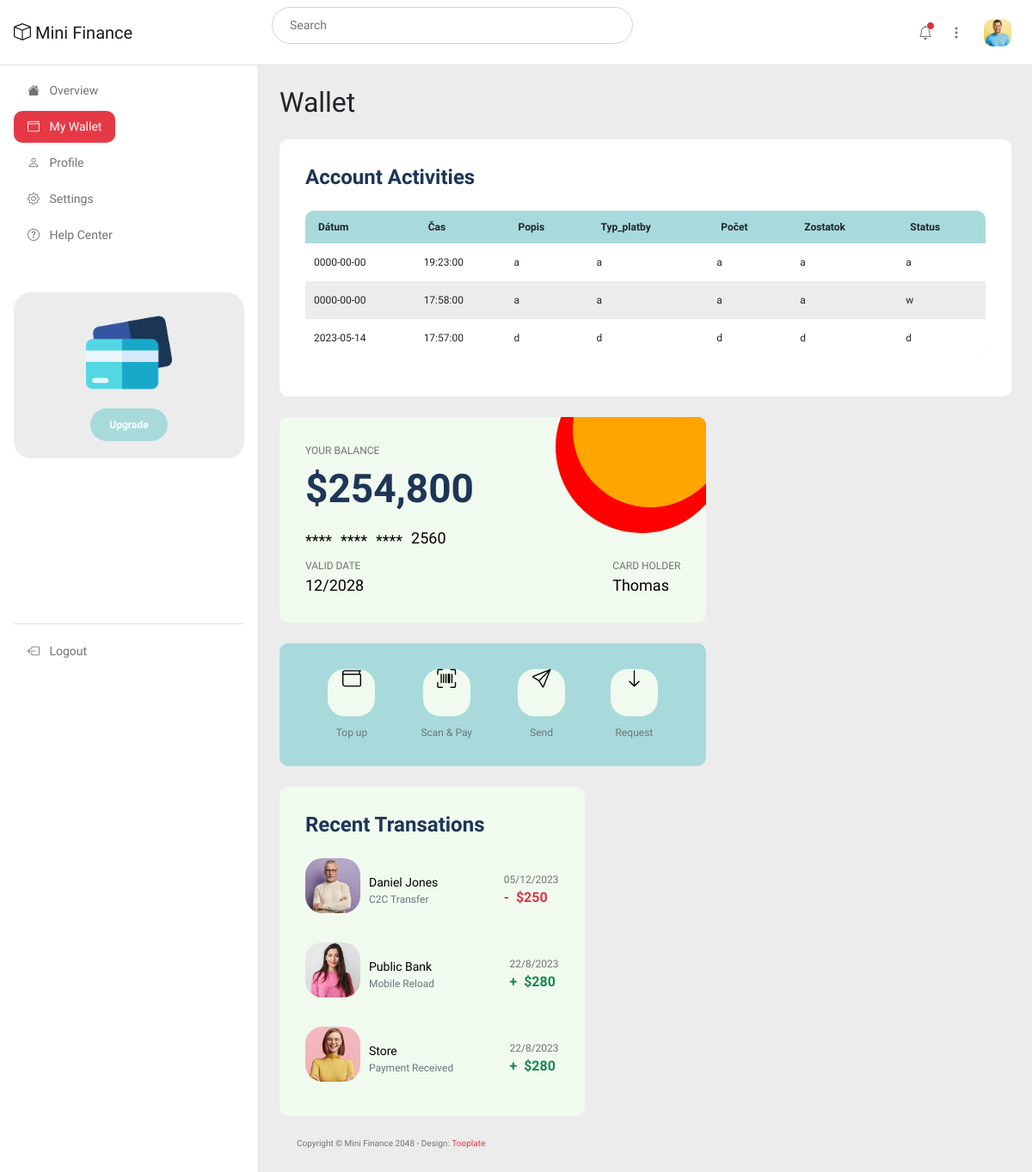
Screenshot of /finance/wallet.php with the database file from the repository.
### tables this page shows
CREATE TABLE `wallet` (
  `id` int(11) NOT NULL,
  `datum` date NOT NULL,
  `cas` time NOT NULL,
  `popis` text NOT NULL,
  `typ_platby` varchar(20) NOT NULL,
  `pocet` varchar(20) NOT NULL,
  `zostatok` varchar(20) NOT NULL,
  `status` varchar(20) NOT NULL
);

### finance/wallet.php (the view, shortened to what this page needs)
<head>
        <link href="css/bootstrap.min.css" rel="stylesheet">
        <link href="css/bootstrap-icons.css" rel="stylesheet">
        <link href="css/apexcharts.css" rel="stylesheet">
        <link href="css/tooplate-mini-finance.css" rel="stylesheet">
    </head>
<?php include('partials/header.php') ?>
        <div class="container-fluid">
            <div class="row">
                <nav id="sidebarMenu" class="col-md-3 col-lg-3 d-md-block sidebar collapse">
                    <div class="position-sticky py-4 px-3 sidebar-sticky">
                        <ul class="nav flex-column h-100">
                            <li class="nav-item">
                                <a class="nav-link" aria-current="page" href="index.php">
                                    <i class="bi-house-fill me-2"></i>
                                    Overview
                                </a>
                            </li>
                            <li class="nav-item">
                                <a class="nav-link active" href="wallet.php">
                                    <i class="bi-wallet me-2"></i>
                                    My Wallet
                                </a>
                            </li>
                            <li class="nav-item">
                                <a class="nav-link" href="profile.php">
                                    <i class="bi-person me-2"></i>
                                    Profile
                                </a>
                            </li>
                            <li class="nav-item">
                                <a class="nav-link" href="setting.php">
                                    <i class="bi-gear me-2"></i>
                                    Settings
                                </a>
                            </li>
                            <li class="nav-item">
                                <a class="nav-link" href="help-center.php">
                                    <i class="bi-question-circle me-2"></i>
                                    Help Center
                                </a>
                            </li>
                            <li class="nav-item featured-box mt-lg-5 mt-4 mb-4">
                                <img src="images/credit-card.png" class="img-fluid" alt="">
                                <a class="btn custom-btn" href="#">Upgrade</a>
                            </li>
                            <li class="nav-item border-top mt-auto pt-2">
                                <a class="nav-link" href="#">
                                    <i class="bi-box-arrow-left me-2"></i>
                                    Logout
                                </a>
                            </li>
                        </ul>
                    </div>
                </nav>
                <main class="main-wrapper col-md-9 ms-sm-auto py-4 col-lg-9 px-md-4 border-start">
                    <div class="title-group mb-3">
                        <h1 class="h2 mb-0">Wallet</h1>
                    </div>
                    <div class="row my-4">
                        <div class="col-lg-12 col-12">
                            <div class="custom-block bg-white">
                                <h5 class="mb-4">Account Activities</h5>
                                <div class="table-responsive">
                                    <table class="account-table table">
                                        <thead>
                                            <tr>
                                                <th scope="col">Dátum</th>
                                                <th scope="col">Čas</th>
                                                <th scope="col">Popis</th>
                                                <th scope="col">Typ_platby</th>
                                                <th scope="col">Počet</th>
                                                <th scope="col">Zostatok</th>
                                                <th scope="col">Status</th>
                                            </tr>
                                        </thead>
                                        <tbody>
                                            <?php
                                            $dsn = 'mysql:host=localhost;dbname=web';
                                            $username = 'root';
                                            $password = '';
                                            try {
                                                $pdo = new PDO($dsn, $username, $password);
                                                $pdo->setAttribute(PDO::ATTR_ERRMODE, PDO::ERRMODE_EXCEPTION);
                                                $walletStmt = $pdo->prepare("SELECT * FROM wallet");
                                                $walletStmt->execute();
                                                $wallet = $walletStmt->fetchAll(PDO::FETCH_ASSOC);
                                            } catch (PDOException $e) {
                                                echo "Error: " . $e->getMessage();
                                            }
                                            ?>
                                            <?php foreach ($wallet as $walletS): ?>
                                                <tr>
                                                    <td scope="row"><?php echo $walletS['datum']; ?></td>
                                                    <td scope="row"><?php echo $walletS['cas']; ?></td>
                                                    <td scope="row"><?php echo $walletS['popis']; ?> </td>
                                                    <td scope="row"><?php echo $walletS['typ_platby']; ?> </td>
                                                    <td scope="row"><?php echo $walletS['pocet']; ?> </td>
                                                    <td scope="row"><?php echo $walletS['zostatok']; ?> </td>
                                                    <td scope="row"><?php echo $walletS['status']; ?></td>
                                                </tr>
                                                <?php endforeach; ?>
                                            </div>
                            </div>
                        </div>
                        <div class="col-lg-7 col-12">
                            <div class="custom-block custom-block-balance">
                                <small>Your Balance</small>
                                <h2 class="mt-2 mb-3">$254,800</h2>
                                <div class="custom-block-numbers d-flex align-items-center">
                                    <span>****</span>
                                    <span>****</span>
                                    <span>****</span>
                                    <p>2560</p>
                                </div>
                                <div class="d-flex">
                                    <div>
                                        <small>Valid Date</small>
                                        <p>12/2028</p>
                                    </div>
                                    <div class="ms-auto">
                                        <small>Card Holder</small>
                                        <p>Thomas</p>
                                    </div>
                                </div>
                            </div>
                            <div class="custom-block custom-block-bottom d-flex flex-wrap">
                                <div class="custom-block-bottom-item">
                                    <a href="#" class="d-flex flex-column">
                                        <i class="custom-block-icon bi-wallet"></i>
                                        <small>Top up</small>
                                    </a>
                                </div>
                                <div class="custom-block-bottom-item">
                                    <a href="#" class="d-flex flex-column">
                                        <i class="custom-block-icon bi-upc-scan"></i>
                                        <small>Scan & Pay</small>
                                    </a>
                                </div>
                                <div class="custom-block-bottom-item">
                                    <a href="#" class="d-flex flex-column">
                                        <i class="custom-block-icon bi-send"></i>
                                        <small>Send</small>
                                    </a>
                                </div>
                                <div class="custom-block-bottom-item">
                                    <a href="#" class="d-flex flex-column">
                                        <i class="custom-block-icon bi-arrow-down"></i>
                                        <small>Request</small>
                                    </a>
                                </div>
                            </div>
                        </div>
                        <div class="col-lg-5 col-12">
                            <div class="custom-block custom-block-transations">
                                <h5 class="mb-4">Recent Transations</h5>
                                <div class="d-flex flex-wrap align-items-center mb-4">
                                    <div class="d-flex align-items-center">
                                        <img src="images/profile/senior-man-white-sweater-eyeglasses.jpg" class="profile-image img-fluid" alt="">
                                        <div>
                                            <p>
                                                <a href="transation-detail.php">Daniel Jones</a>
                                            </p>
                                            <small class="text-muted">C2C Transfer</small>
                                        </div>
                                    </div>
                                    <div class="ms-auto">
                                        <small>05/12/2023</small>
                                        <strong class="d-block text-danger"><span class="me-1">-</span> $250</strong>
                                    </div>
                                </div>
                                <div class="d-flex flex-wrap align-items-center mb-4">
                                    <div class="d-flex align-items-center">
                                        <img src="images/profile/young-beautiful-woman-pink-warm-sweater.jpg" class="profile-image img-fluid" alt="">
                                        <div>
                                            <p>
                                                <a href="transation-detail.php">Public Bank</a>
                                            </p>
                                            <small class="text-muted">Mobile Reload</small>
                                        </div>
                                    </div>
                                    <div class="ms-auto">
                                        <small>22/8/2023</small>
                                        <strong class="d-block text-success"><span class="me-1">+</span> $280</strong>
                                    </div>
                                </div>
                                <div class="d-flex flex-wrap align-items-center">
                                    <div class="d-flex align-items-center">
                                        <img src="images/profile/young-woman-with-round-glasses-yellow-sweater.jpg" class="profile-image img-fluid" alt="">
                                        <div>
                                            <p><a href="transation-detail.php">Store</a></p>
                                            <small class="text-muted">Payment Received</small>
                                        </div>
                                    </div>
                                    <div class="ms-auto">
                                        <small>22/8/2023</small>
                                        <strong class="d-block text-success"><span class="me-1">+</span> $280</strong>
                                    </div>
                                </div>
                            </div>
                        </div>
                    </div>
                    <?php include('partials/footer.php') ?>
                </main>
            </div>
        </div>
    </body>

### finance/partials/header.php (shortened to what this page needs)
<body>
    <header class="navbar sticky-top flex-md-nowrap">
        <div class="col-md-3 col-lg-3 me-0 px-3 fs-6">
            <a class="navbar-brand" href="index.php">
                <i class="bi-box"></i>
                Mini Finance
            </a>
        </div>
        <form class="custom-form header-form ms-lg-3 ms-md-3 me-lg-auto me-md-auto order-2 order-lg-0 order-md-0" action="#" method="get" role="form">
            <input class="form-control" name="search" type="text" placeholder="Search" aria-label="Search">
        </form>
        <div class="navbar-nav me-lg-2">
            <div class="nav-item text-nowrap d-flex align-items-center">
                <div class="dropdown ps-3">
                    <a class="nav-link dropdown-toggle text-center" href="#" role="button" data-bs-toggle="dropdown" aria-expanded="false" id="navbarLightDropdownMenuLink">
                        <i class="bi-bell"></i>
                        <span class="position-absolute start-100 translate-middle p-1 bg-danger border border-light rounded-circle">
                        </span>
                    </a>
                </div>
                <div class="dropdown ps-1">
                    <a class="nav-link dropdown-toggle text-center" href="#" role="button" data-bs-toggle="dropdown" aria-expanded="false">
                        <i class="bi-three-dots-vertical"></i>
                    </a>
                </div>
                <div class="dropdown px-3">
                    <a class="nav-link dropdown-toggle" href="#" role="button" data-bs-toggle="dropdown" aria-expanded="false">
                        <img src="images/medium-shot-happy-man-smiling.jpg" class="profile-image img-fluid" alt="">
                    </a>
                </div>
            </div>
        </div>
    </header>

### finance/partials/footer.php
<footer class="site-footer">
                        <div class="container">
                            <div class="row">
                                <div class="col-lg-12 col-12">
                                    <p class="copyright-text">Copyright © Mini Finance 2048
                                    - Design: <a rel="sponsored" href="https://www.tooplate.com" target="_blank">Tooplate</a></p>
                                </div>
                            </div>
                        </div>
                    </footer>

### rows the page displays
wallet: datum "0000-00-00", cas "19:23:00", popis "a", typ_platby "a", pocet "a", zostatok "a", status "a"
wallet: datum "0000-00-00", cas "17:58:00", popis "a", typ_platby "a", pocet "a", zostatok "a", status "w"
wallet: datum "2023-05-14", cas "17:57:00", popis "d", typ_platby "d", pocet "d", zostatok "d", status "d"
